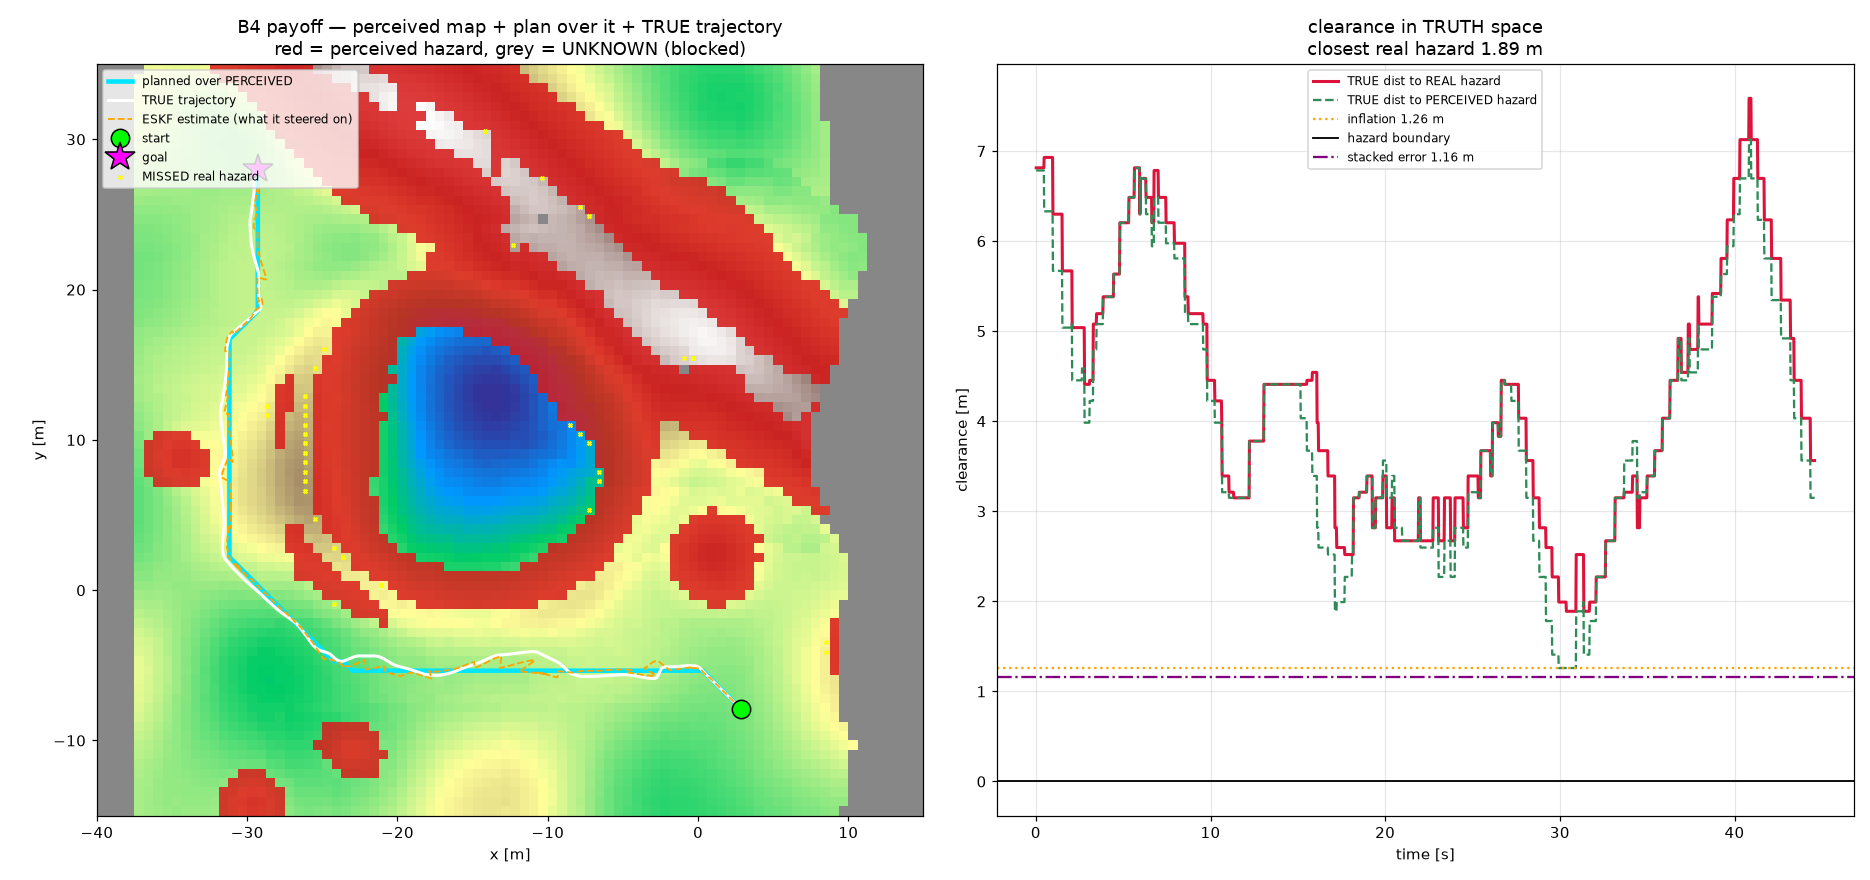

Generate this figure with Python:
"""B4 CHECKPOINT 4 -- close the loop on the PERCEIVED map."""
import json

import numpy as np
import matplotlib
matplotlib.use("Agg")
import matplotlib.pyplot as plt
from scipy.ndimage import distance_transform_edt

from skyscout_sim import SkyScoutSim, STEPS_PER_CONTROL
from mars_world import build_heightmap, EXTENT, CELL, CRATER_CENTRE, CRATER_RADIUS
from cost_map import TraversabilityMap, CostParams
from world_map import load_perceived
from astar import plan
from path_follow import PathFollower, cross_track
from imu import SimulatedIMU
from eskf import ESKF
from nav_params import IMUParams, ESKFParams, FixParams

ORIGIN = (-EXTENT / 2, -EXTENT / 2)
CRUISE_CLEARANCE = 3.0
SPEED = 1.5
INFLATION_M = CostParams().inflate_cells * CELL


def pick_pair(tm_perc, pm, region_c=(-15.0, 10.0), region=40.0):
    """Choose start/goal inside the SURVEYED region, both on perceived-free ground, preferring a pa."""
    n = tm_perc.n
    free = ~tm_perc.blocked
    cand = []
    for x in np.arange(region_c[0] - region/2 + 2, region_c[0] + region/2 - 1, 2.0):
        for y in np.arange(region_c[1] - region/2 + 2, region_c[1] + region/2 - 1, 2.0):
            i, j = tm_perc.to_grid(x, y)
            if free[i, j] and pm.count[i, j] >= 2:
                cand.append((x, y))
    best = None
    for a in cand:
        for b in cand:
            d = np.hypot(b[0]-a[0], b[1]-a[1])
            if d < 24.0:
                continue
            r = plan(tm_perc, a, b)
            if not r["ok"]:
                continue
            score = r["detour_ratio"] * d
            if best is None or score > best[0]:
                best = (score, a, b, r)
    return best


def main():
    hmap, feats, rocks = build_heightmap()
    tm_true = TraversabilityMap(hmap, CELL, ORIGIN, CostParams())
    truth = tm_true.blocked_raw
    n = tm_true.n

    pm, z = load_perceived()
    tm_perc = pm.to_traversability()
    perc_hz = tm_perc.blocked_raw

    print("=== B4 CHECKPOINT 4 -- planning over the PERCEIVED map ===")
    print(f"  perceived map: {pm.summary()}")
    print(f"  perceived blocked (raw) {int(perc_hz.sum())}   "
          f"after inflation {int(tm_perc.blocked.sum())}   free {int((~tm_perc.blocked).sum())}")

    best = pick_pair(tm_perc, pm)
    if best is None:
        raise SystemExit("no viable start/goal pair on the perceived map")
    _, start_xy, goal_xy, r = best
    print(f"\n  start {start_xy}  goal {goal_xy}")
    print(f"  planned over PERCEIVED: {r['length_m']:.2f} m  straight "
          f"{r['straight_m']:.2f} m  detour {r['detour_ratio']:.3f}x  "
          f"expanded {r['expanded']}")
    print(f"  perceived clearance along route {r['min_clearance_m']:.2f} m")

    xy = r["world"]
    ph = pm.height
    idx = [tm_perc.to_grid(x, y) for x, y in xy]
    route_perc = np.array([ph[i, j] for i, j in idx])
    route_perc = route_perc[np.isfinite(route_perc)]
    cruise_z = float(route_perc.max()) + CRUISE_CLEARANCE
    path = np.c_[xy, np.full(len(xy), cruise_z)]
    print(f"  perceived route terrain max {route_perc.max():.2f} m "
          f"-> cruise {cruise_z:.2f} m")

    sim = SkyScoutSim(start_pos=tuple(path[0]), logging_level="error")
    ip, ep, fp = IMUParams(), ESKFParams(), FixParams()
    imu = SimulatedIMU(ip)
    s0 = sim.get_true_state()
    kf = ESKF(s0["pos"], s0["lin_vel"], s0["quat"], imu=ip, params=ep)
    rng_fix = np.random.default_rng(fp.seed)
    fix_every = int(round(ip.rate_hz / fp.rate_hz))
    follower = PathFollower(path, speed=SPEED, lookahead=2.5)

    d_true = distance_transform_edt(~truth) * CELL
    d_perc = distance_transform_edt(~perc_hz) * CELL
    miss_cells = truth & (~perc_hz)
    d_miss = (distance_transform_edt(~miss_cells) * CELL
              if miss_cells.any() else np.full((n, n), np.inf))

    H = {k: [] for k in ("t", "true", "est", "xtrack", "agl",
                         "cl_true", "cl_perc", "cl_miss", "eskf")}
    k, done = 0, False
    while sim.sim_time < 400.0 and not done:
        st = sim.get_true_state()
        tgt, tvel, frac, done = follower.target(kf.p)
        for _ in range(STEPS_PER_CONTROL):
            sim.apply_hover()
            sim.apply_attitude_hold()
            sim.apply_track(tgt, tvel, meas_pos=kf.p, meas_vel=kf.v)
            sim.step_sim()
            s = sim.get_true_state()
            a_world = np.asarray(sim.drone.get_links_acc())[0]
            am, gm, _, _ = imu.measure(s["quat"], s["ang_vel"], a_world)
            kf.predict(am, gm, imu.dt)
            if k % fix_every == 0 and k > 0:
                kf.update_position(s["pos"] + rng_fix.normal(0, fp.sigma_m, 3),
                                   fp.sigma_m)
            k += 1
        s = sim.get_true_state()
        i, j = tm_true.to_grid(s["pos"][0], s["pos"][1])
        H["t"].append(s["t"]); H["true"].append(s["pos"].copy())
        H["est"].append(kf.p.copy())
        H["xtrack"].append(cross_track(path, s["pos"]))
        H["agl"].append(float(s["pos"][2] - sim.terrain_height(*s["pos"][:2])))
        H["cl_true"].append(float(d_true[i, j]))
        H["cl_perc"].append(float(d_perc[i, j]))
        H["cl_miss"].append(float(d_miss[i, j]))
        H["eskf"].append(float(np.linalg.norm(s["pos"] - kf.p)))
    for kk in H:
        H[kk] = np.asarray(H[kk])
    reached = bool(done)
    goal_err = float(np.linalg.norm(H["true"][-1][:2] - path[-1][:2]))

    print(f"\n=== FLIGHT -- ALL NUMBERS IN TRUTH SPACE ===")
    print(f"  reached goal            {reached}   final xy error {goal_err:.3f} m")
    print(f"  duration                {H['t'][-1]:.1f} s for {r['length_m']:.1f} m")
    print(f"  max cross-track (TRUE)  {H['xtrack'].max():.3f} m")
    print(f"  min AGL (TRUE)          {H['agl'].min():.3f} m")
    print(f"  ESKF error   mean {H['eskf'].mean():.3f}  max {H['eskf'].max():.3f} m")

    print(f"\n=== THE B4 FAILURE MODE: did a perception MISS endanger the drone? ===")
    print(f"  real hazard cells the map called SAFE: {int(miss_cells.sum())}")
    print(f"  closest TRUE-trajectory approach to a REAL hazard      "
          f"{H['cl_true'].min():.3f} m")
    print(f"  closest approach to what the MAP thought was hazard    "
          f"{H['cl_perc'].min():.3f} m")
    print(f"  closest approach to a MISSED hazard specifically       "
          f"{H['cl_miss'].min():.3f} m")
    surprise = H["cl_perc"].min() - H["cl_true"].min()
    print(f"  SURPRISE = perceived margin - real margin = {surprise:+.3f} m")
    if surprise > 0.5:
        verdict_miss = ("the drone was CLOSER to a real hazard than its map "
                        "implied -- perception error ate margin")
    elif H["cl_true"].min() <= 0:
        verdict_miss = "FAILED -- true trajectory entered a real hazard cell"
    else:
        verdict_miss = ("no meaningful surprise: the real margin matched what "
                        "the map promised")
    print(f"  VERDICT: {verdict_miss}")

    print(f"\n=== STACKED ERROR BUDGET ===")
    smear = float(z["cell"]) * 0.69 if "cell" in z else 0.432
    terms = {"ESKF position error (B2/B3)": H["eskf"].mean(),
             "map smear from estimated pose (step 3)": 0.432,
             "controller cross-track (B3 step 3)": 0.199}
    print(f"  margin available:")
    print(f"    planned clearance on perceived map   {r['min_clearance_m']:.2f} m")
    print(f"    hazard inflation                     {INFLATION_M:.2f} m")
    print(f"  error terms (mean):")
    for kk, v in terms.items():
        print(f"    {kk:38s} {v:.3f} m")
    tot = sum(terms.values())
    print(f"    {'stacked (linear, worst case)':38s} {tot:.3f} m")
    print(f"    {'stacked (RSS, independent)':38s} "
          f"{np.sqrt(sum(v*v for v in terms.values())):.3f} m")
    dom = max(terms, key=terms.get)
    print(f"  DOMINANT TERM: {dom} ({terms[dom]:.3f} m)")
    real = H["cl_true"].min()
    print(f"  real margin achieved {real:.3f} m vs stacked error {tot:.3f} m")
    if real > tot:
        v2 = "CLEARED WITH MARGIN -- the real gap exceeds the whole stacked error"
    elif real > 0:
        v2 = ("CLEARED BUT GOT LUCKY -- the real gap is smaller than the stacked "
              "error, so a different noise draw could have touched a hazard")
    else:
        v2 = "FAILED"
    print(f"  VERDICT: {v2}")

    print(f"\n  HAND CHECK: distance to the RAW hazard edge = distance to the")
    print(f"    INFLATED edge + the inflation width.")
    pred = r["min_clearance_m"] + INFLATION_M
    print(f"    predicted {r['min_clearance_m']:.2f} + {INFLATION_M:.2f} = {pred:.3f} m"
          f"   measured (real) {real:.3f} m   delta {real - pred:+.3f} m  "
          f"{'MATCH' if abs(real-pred) < 0.05 else 'MISMATCH'}")
    print(f"\n    Where did the error budget go? It was spent against the PERCEIVED")
    print(f"    hazard, not the real one: closest perceived approach "
          f"{H['cl_perc'].min():.3f} m vs real {real:.3f} m. The {surprise:+.3f} m")
    print(f"    surprise is NEGATIVE, i.e. the map was conservative -- the thing the")
    print(f"    drone shaved past was a false alarm or an unknown cell, not a rock.")

    ext = [-EXTENT/2, EXTENT/2, -EXTENT/2, EXTENT/2]
    fig, ax = plt.subplots(1, 2, figsize=(17, 8))

    a = ax[0]
    shade = np.zeros((n, n, 4))
    shade[perc_hz] = [0.85, 0.10, 0.10, 0.85]
    shade[~pm.known] = [0.45, 0.45, 0.45, 0.85]
    a.imshow(np.where(pm.known, pm.height, np.nan).T, origin="lower", extent=ext,
             cmap="terrain")
    a.imshow(np.transpose(shade, (1, 0, 2)), origin="lower", extent=ext)
    a.plot(path[:, 0], path[:, 1], color="#00e5ff", lw=3.0, label="planned over PERCEIVED")
    a.plot(H["true"][:, 0], H["true"][:, 1], color="white", lw=2.0, label="TRUE trajectory")
    a.plot(H["est"][:, 0], H["est"][:, 1], color="orange", lw=1.2, ls="--",
           label="ESKF estimate (what it steered on)")
    a.plot(*path[0, :2], "o", color="lime", ms=12, mec="k", label="start")
    a.plot(*path[-1, :2], "*", color="magenta", ms=20, mec="k", label="goal")
    if miss_cells.any():
        mi, mj = np.where(miss_cells)
        a.scatter(ORIGIN[0] + mi*CELL, ORIGIN[1] + mj*CELL, s=6, c="yellow",
                  marker="x", label="MISSED real hazard")
    a.set_xlim(-40, 15); a.set_ylim(-15, 35)
    a.set_xlabel("x [m]"); a.set_ylabel("y [m]")
    a.set_title("B4 payoff — perceived map + plan over it + TRUE trajectory\n"
                f"red = perceived hazard, grey = UNKNOWN (blocked)")
    a.legend(loc="upper left", fontsize=8)

    a = ax[1]
    a.plot(H["t"], H["cl_true"], color="crimson", lw=2, label="TRUE dist to REAL hazard")
    a.plot(H["t"], H["cl_perc"], color="seagreen", lw=1.5, ls="--",
           label="TRUE dist to PERCEIVED hazard")
    a.axhline(INFLATION_M, color="orange", ls=":", label=f"inflation {INFLATION_M:.2f} m")
    a.axhline(0, color="k", lw=1.2, label="hazard boundary")
    a.axhline(tot, color="purple", ls="-.", label=f"stacked error {tot:.2f} m")
    a.set_xlabel("time [s]"); a.set_ylabel("clearance [m]")
    a.set_title(f"clearance in TRUTH space\nclosest real hazard {real:.2f} m")
    a.legend(fontsize=8); a.grid(alpha=0.3)

    fig.tight_layout()
    fig.savefig("b4_step4_closeloop.png", dpi=110)
    print("\n  plot  b4_step4_closeloop.png")

    with open("b4_step4_closeloop.json", "w") as fh:
        json.dump({"start": list(start_xy), "goal": list(goal_xy),
                   "plan_perceived": {kk: r[kk] for kk in
                                      ("length_m","straight_m","detour_ratio",
                                       "expanded","min_clearance_m")},
                   "cruise_z": cruise_z,
                   "reached": reached, "goal_err_m": goal_err,
                   "duration_s": float(H["t"][-1]),
                   "max_xtrack_m": float(H["xtrack"].max()),
                   "min_agl_m": float(H["agl"].min()),
                   "eskf_mean_m": float(H["eskf"].mean()),
                   "eskf_max_m": float(H["eskf"].max()),
                   "closest_real_hazard_m": real,
                   "closest_perceived_hazard_m": float(H["cl_perc"].min()),
                   "closest_missed_hazard_m": float(H["cl_miss"].min()),
                   "surprise_m": float(surprise),
                   "miss_cells": int(miss_cells.sum()),
                   "error_budget": terms,
                   "stacked_linear_m": float(tot),
                   "verdict_miss": verdict_miss, "verdict_margin": v2},
                  fh, indent=1, default=float)
    print("  log   b4_step4_closeloop.json")


if __name__ == "__main__":
    main()
